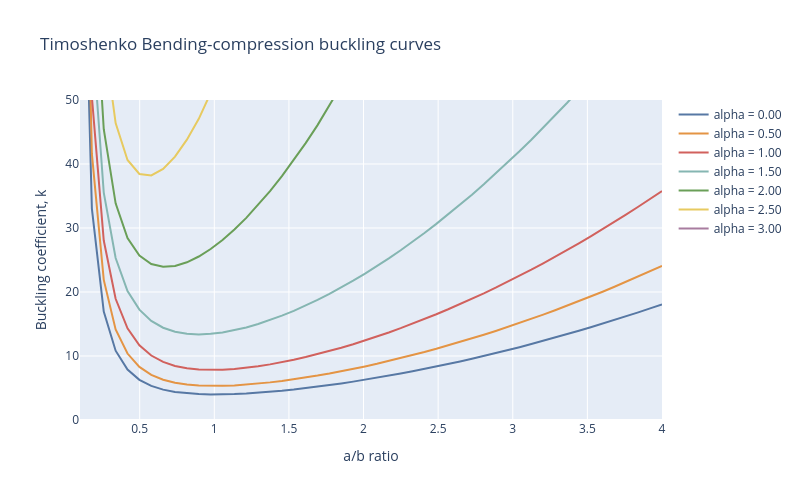
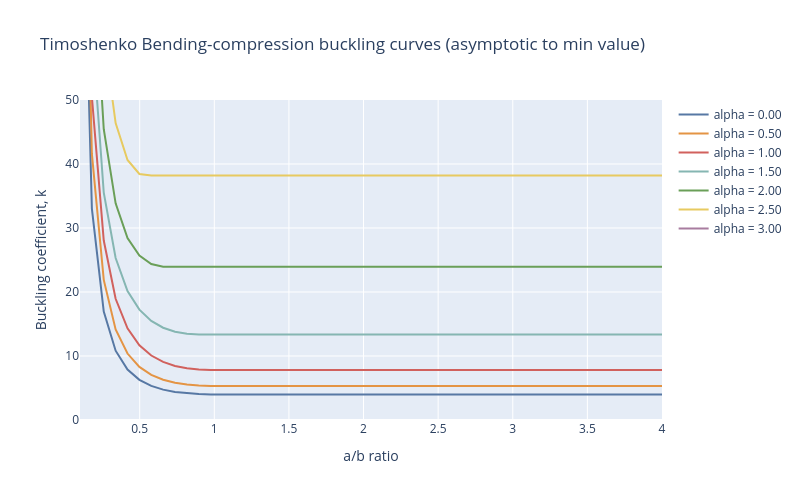

The cell these charts' notebook holds for them, in order:
### Code cell
import plotly.graph_objects as go
import plotly.io as pio
import json
from scipy.interpolate import CubicSpline

# Create Plotly figures mirroring the Bokeh figures
fig_plotly1 = go.Figure()
fig_plotly2 = go.Figure()

# Color mapping for consistency
plotly_colors = [
    "rgba(87, 120, 164, 1)",   # blue
    "rgba(228, 148, 68, 1)",   # orange
    "rgba(209, 97, 93, 1)",    # red
    "rgba(133, 182, 178, 1)",  # teal
    "rgba(106, 159, 88, 1)",   # green
    "rgba(231, 202, 96, 1)",   # yellow
    "rgba(168, 124, 159, 1)",  # purple
    "rgba(241, 162, 169, 1)",  # pink
    "rgba(150, 118, 98, 1)",   # brown
    "rgba(184, 176, 172, 1)"   # grey
]

# Add traces to both figures
for ind, key in enumerate(k_dict):
    k_obj = k_dict[key]
    color = plotly_colors[ind % len(plotly_colors)]
    
    # Figure 1: Smooth curves using cubic spline
    k_spl = CubicSpline(a_b, k_obj["k_vec"])
    fig_plotly1.add_trace(go.Scatter(
        x=a_b.tolist(),
        y=k_spl(a_b).tolist(),
        mode='lines',
        name=k_obj["label"],
        line=dict(color=color)
    ))
    
    # Figure 2: Asymptotic curves
    fig_plotly2.add_trace(go.Scatter(
        x=k_obj["ab_asym"].tolist(),
        y=k_obj["k_asym"].tolist(),
        mode='lines',
        name=k_obj["label"],
        line=dict(color=color)
    ))

# Update layout for figure 1
fig_plotly1.update_layout(
    title="Timoshenko Bending-compression buckling curves",
    xaxis_title="a/b ratio",
    yaxis_title="Buckling coefficient, k",
    yaxis=dict(range=[0, 50]),
    width=800,
    height=500,
    hovermode='closest'
)

# Update layout for figure 2
fig_plotly2.update_layout(
    title="Timoshenko Bending-compression buckling curves (asymptotic to min value)",
    xaxis_title="a/b ratio",
    yaxis_title="Buckling coefficient, k",
    yaxis=dict(range=[0, 50]),
    width=800,
    height=500,
    hovermode='closest'
)

# Export data for Vue PlotlyJS component
chart_data_1 = fig_plotly1.to_dict()
chart_data_2 = fig_plotly2.to_dict()

# Create JSON objects for Vue component
vue_chart_data = {
    "figure1": {
        "data": chart_data_1["data"],
        "layout": chart_data_1["layout"]
    },
    "figure2": {
        "data": chart_data_2["data"],
        "layout": chart_data_2["layout"]
    }
}

# Save to JSON file
with open('timoshenko_bcb_plotly_data.json', 'w') as f:
    json.dump(vue_chart_data, f, indent=2)

print("Plotly data exported to timoshenko_bcb_plotly_data.json")
print("\nExample Vue component usage:")
print("<PlotlyChart :data=\"chartData.figure1.data\" :layout=\"chartData.figure1.layout\" />")
print("<PlotlyChart :data=\"chartData.figure2.data\" :layout=\"chartData.figure2.layout\" />")

# Display the figures
fig_plotly1.show()
fig_plotly2.show()
